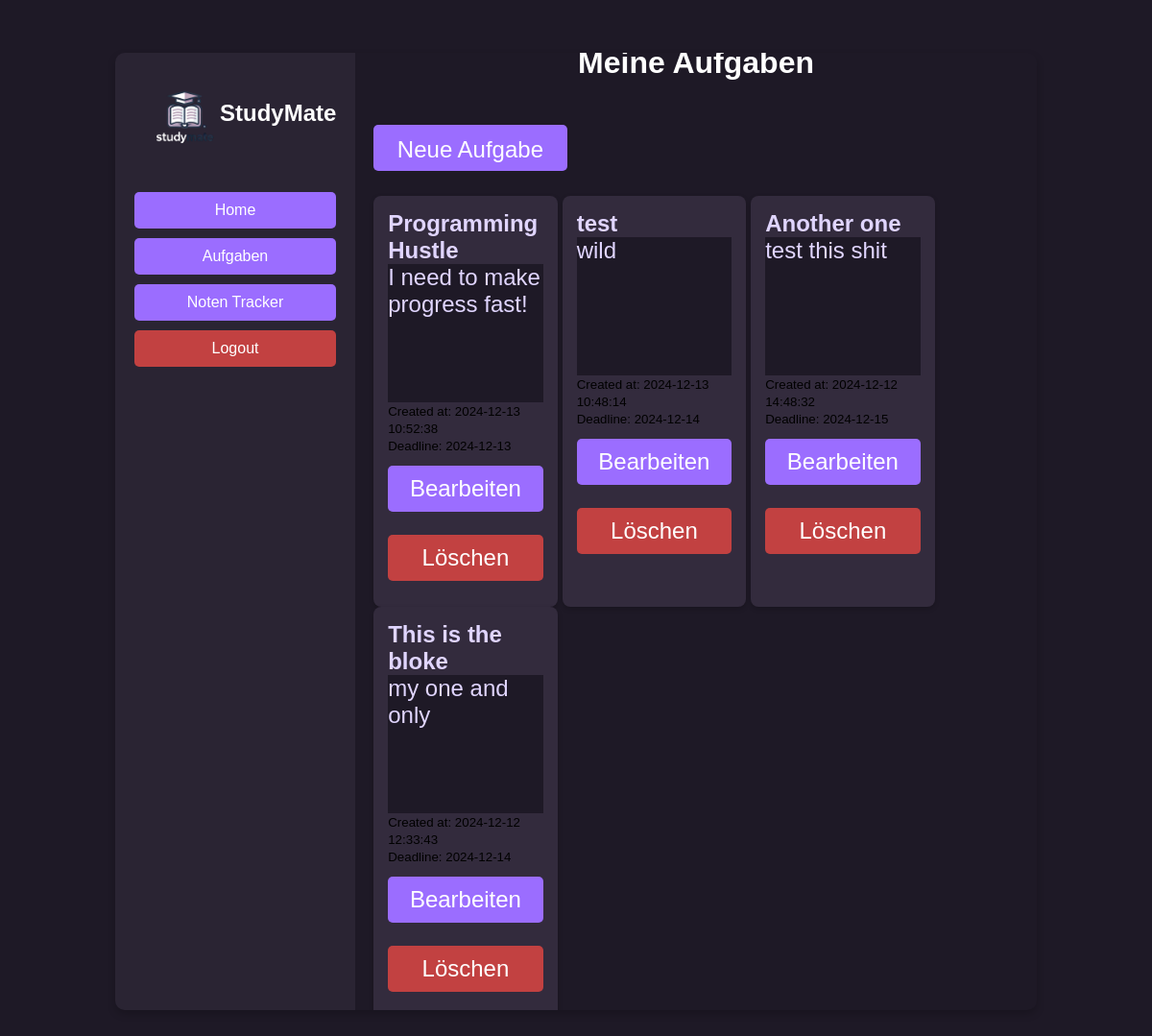
Page /todos (signed in) on the earlier database version.
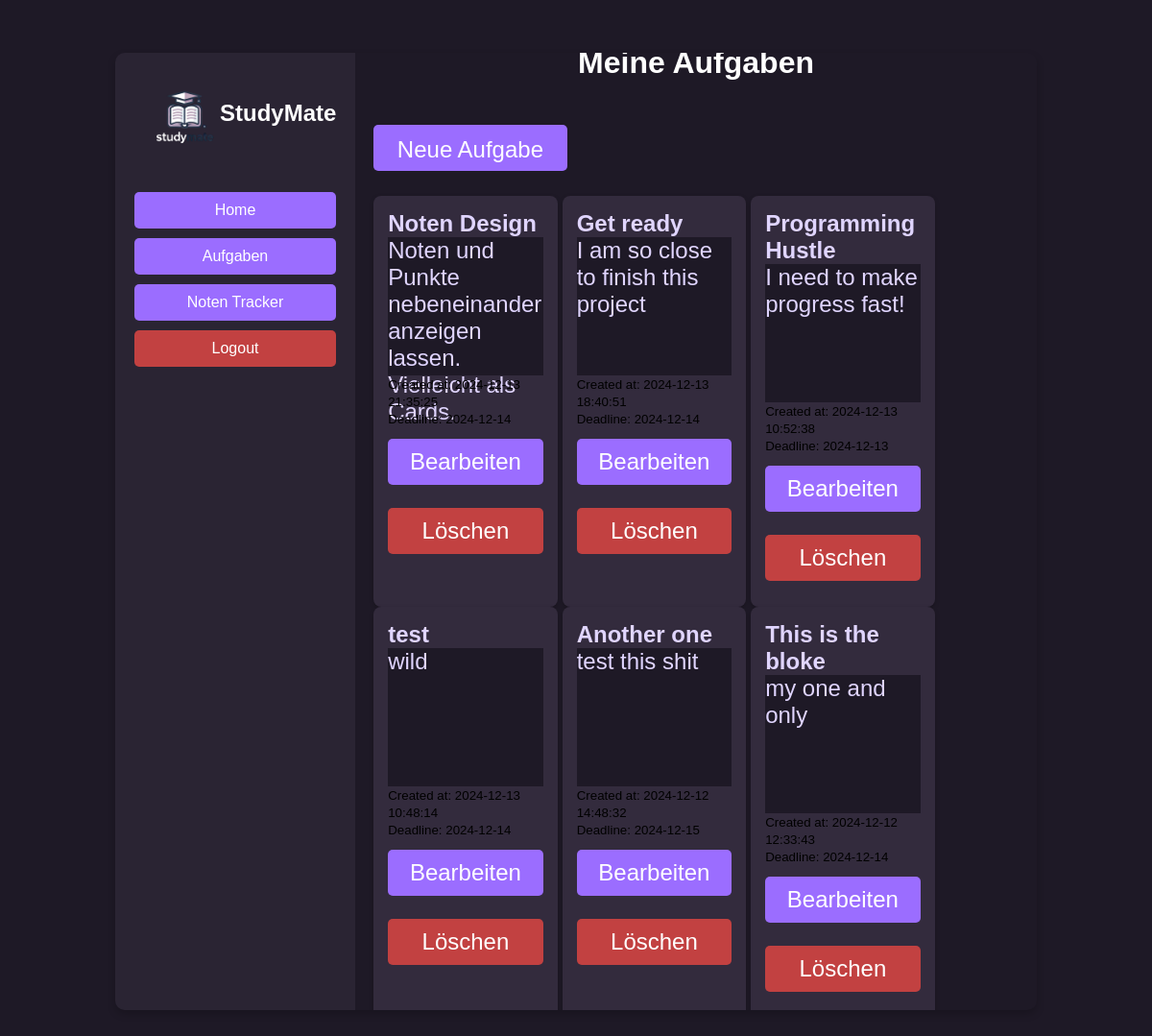
Same page on the later database version.
### app/models.py (models this page shows)
class ToDo(db.Model):
    id = db.Column(db.Integer, primary_key=True)
    title = db.Column(db.String(100), nullable=False)
    description = db.Column(db.Text, nullable=True)
    created_at = db.Column(db.DateTime, default=db.func.current_timestamp())
    user_id = db.Column(db.Integer, db.ForeignKey('user.id'))
    deadline = db.Column(db.DateTime, nullable=True)

### app/routes.py (the view)
@main.route('/todos')
@login_required
def todos():
    tasks = ToDo.query.filter_by(user_id=current_user.id).order_by(ToDo.created_at.desc()).all()
    return render_template('todos.html', tasks=tasks)

### app/__init__.py (called while the page is built)
@login_manager.user_loader
def load_user(user_id):
    return User.query.get(int(user_id))

### app/templates/todos.html
{% extends "base.html" %}
{% block content %}
<h1>Meine Aufgaben</h1>
    <div class="big_button">
        <a href="{{ url_for('main.add_todo') }}" class="btn btn-primary big_btn" role="button">Neue Aufgabe</a>
    </div>
    <div class="card-container">
            {% for task in tasks %}
        <div class="todo-card">
                <h2>{{ task.title }}</h2>
                <p class="description">{{ task.description }}</p>
                <small>Created at: {{ task.created_at }}</small><br>
                <small>Deadline: {{ task.deadline.strftime('%Y-%m-%d') if task.deadline else 'No deadline set' }}</small>
            <div class="btn_container">
                <form action="{{ url_for('main.edit_todo', task_id=task.id) }}" method="GET" style="display:inline;">
                    <button type="submit" class="btn btn-primary">Bearbeiten</button>
                </form>
                <form action="{{ url_for('main.delete_todo', task_id=task.id) }}" method="POST" style="display:inline;">
                    <button type="submit" class="btn btn-primary btn-delete">Löschen</button>
                </form>
            </div>
        </div>
            {% endfor %}
    </div>
{% endblock %}

Differences in the rows shown:
added ToDo: title "Noten Design", description "Noten und Punkte nebeneinander anzeigen lassen. Vielleicht als Cards.", created_at "2024-12-13 21:35:25", deadline "2024-12-14"
added ToDo: title "Get ready", description "I am so close to finish this project", created_at "2024-12-13 18:40:51", deadline "2024-12-14"
